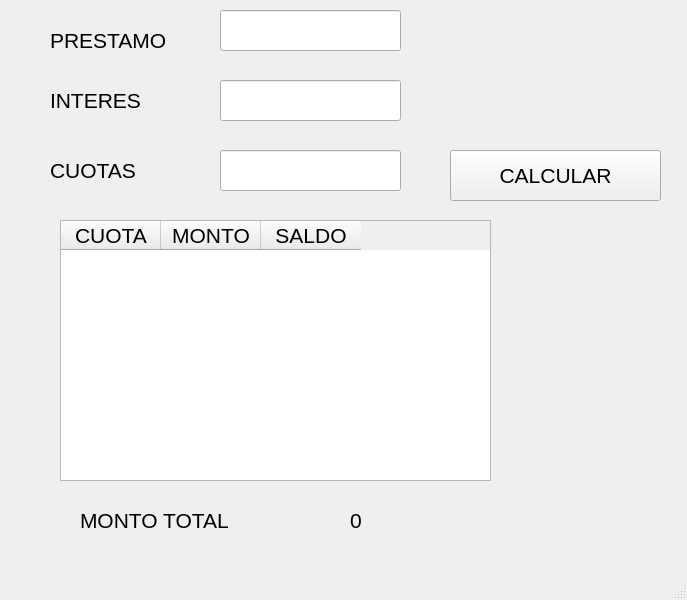
<?xml version="1.0" encoding="UTF-8"?>
<ui version="4.0">
 <class>MainWindow</class>
 <widget class="QMainWindow" name="MainWindow">
  <property name="geometry">
   <rect>
    <x>0</x>
    <y>0</y>
    <width>687</width>
    <height>600</height>
   </rect>
  </property>
  <property name="windowTitle">
   <string>MainWindow</string>
  </property>
  <widget class="QWidget" name="centralwidget">
   <widget class="QLabel" name="label">
    <property name="geometry">
     <rect>
      <x>50</x>
      <y>20</y>
      <width>181</width>
      <height>41</height>
     </rect>
    </property>
    <property name="font">
     <font>
      <pointsize>16</pointsize>
     </font>
    </property>
    <property name="text">
     <string>PRESTAMO</string>
    </property>
   </widget>
   <widget class="QLabel" name="label_2">
    <property name="geometry">
     <rect>
      <x>50</x>
      <y>80</y>
      <width>181</width>
      <height>41</height>
     </rect>
    </property>
    <property name="font">
     <font>
      <pointsize>16</pointsize>
     </font>
    </property>
    <property name="text">
     <string>INTERES</string>
    </property>
   </widget>
   <widget class="QLabel" name="label_3">
    <property name="geometry">
     <rect>
      <x>50</x>
      <y>150</y>
      <width>181</width>
      <height>41</height>
     </rect>
    </property>
    <property name="font">
     <font>
      <pointsize>16</pointsize>
     </font>
    </property>
    <property name="text">
     <string>CUOTAS</string>
    </property>
   </widget>
   <widget class="QLineEdit" name="txtprestamo">
    <property name="geometry">
     <rect>
      <x>220</x>
      <y>10</y>
      <width>181</width>
      <height>41</height>
     </rect>
    </property>
    <property name="font">
     <font>
      <pointsize>16</pointsize>
     </font>
    </property>
   </widget>
   <widget class="QLineEdit" name="txtinteres">
    <property name="geometry">
     <rect>
      <x>220</x>
      <y>80</y>
      <width>181</width>
      <height>41</height>
     </rect>
    </property>
    <property name="font">
     <font>
      <pointsize>16</pointsize>
     </font>
    </property>
   </widget>
   <widget class="QLineEdit" name="txtcuotas">
    <property name="geometry">
     <rect>
      <x>220</x>
      <y>150</y>
      <width>181</width>
      <height>41</height>
     </rect>
    </property>
    <property name="font">
     <font>
      <pointsize>16</pointsize>
     </font>
    </property>
   </widget>
   <widget class="QPushButton" name="btncalcular">
    <property name="geometry">
     <rect>
      <x>450</x>
      <y>150</y>
      <width>211</width>
      <height>51</height>
     </rect>
    </property>
    <property name="font">
     <font>
      <pointsize>16</pointsize>
     </font>
    </property>
    <property name="text">
     <string>CALCULAR</string>
    </property>
   </widget>
   <widget class="QTableWidget" name="tbl1">
    <property name="geometry">
     <rect>
      <x>60</x>
      <y>220</y>
      <width>431</width>
      <height>261</height>
     </rect>
    </property>
    <property name="font">
     <font>
      <pointsize>16</pointsize>
     </font>
    </property>
    <column>
     <property name="text">
      <string>CUOTA</string>
     </property>
    </column>
    <column>
     <property name="text">
      <string>MONTO</string>
     </property>
    </column>
    <column>
     <property name="text">
      <string>SALDO</string>
     </property>
    </column>
   </widget>
   <widget class="QLabel" name="label_4">
    <property name="geometry">
     <rect>
      <x>80</x>
      <y>500</y>
      <width>181</width>
      <height>41</height>
     </rect>
    </property>
    <property name="font">
     <font>
      <pointsize>16</pointsize>
     </font>
    </property>
    <property name="text">
     <string>MONTO TOTAL</string>
    </property>
   </widget>
   <widget class="QLabel" name="lblmonto">
    <property name="geometry">
     <rect>
      <x>350</x>
      <y>500</y>
      <width>181</width>
      <height>41</height>
     </rect>
    </property>
    <property name="font">
     <font>
      <pointsize>16</pointsize>
     </font>
    </property>
    <property name="text">
     <string>0</string>
    </property>
   </widget>
  </widget>
  <widget class="QMenuBar" name="menubar">
   <property name="geometry">
    <rect>
     <x>0</x>
     <y>0</y>
     <width>687</width>
     <height>21</height>
    </rect>
   </property>
  </widget>
  <widget class="QStatusBar" name="statusbar"/>
 </widget>
 <resources/>
 <connections/>
</ui>
